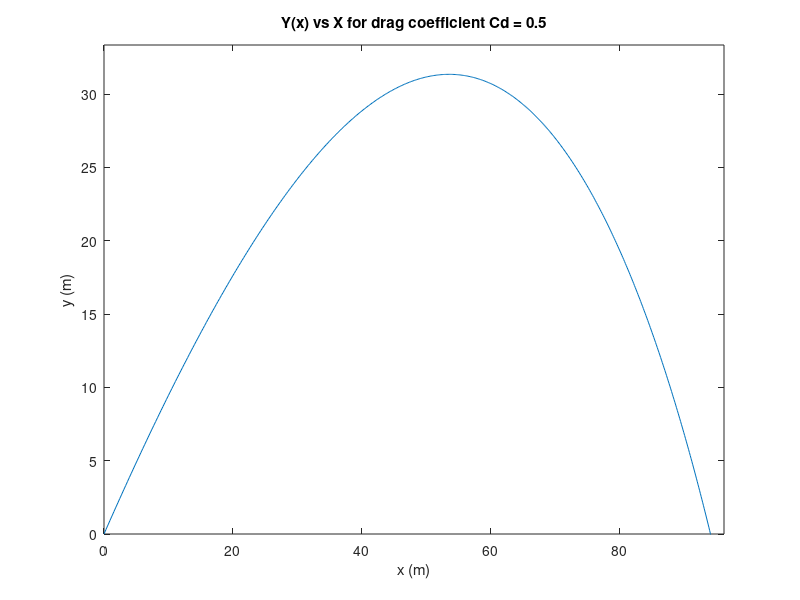
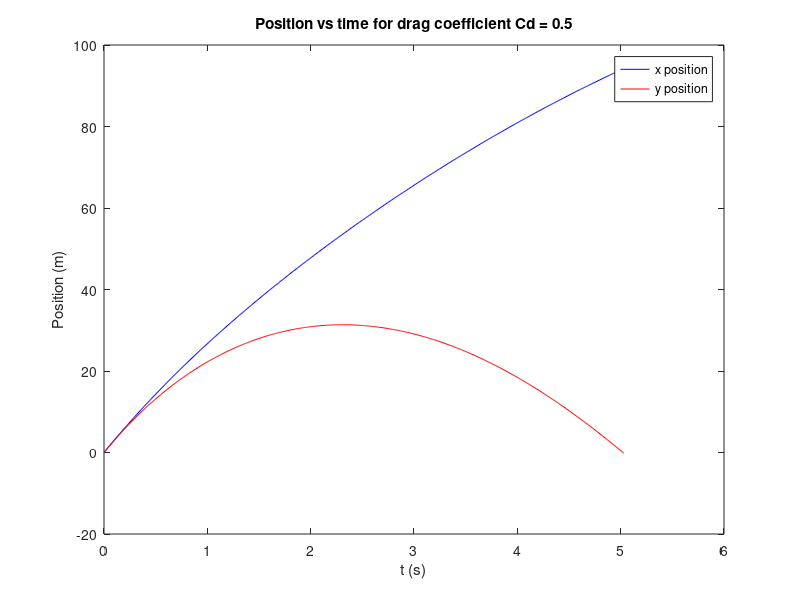
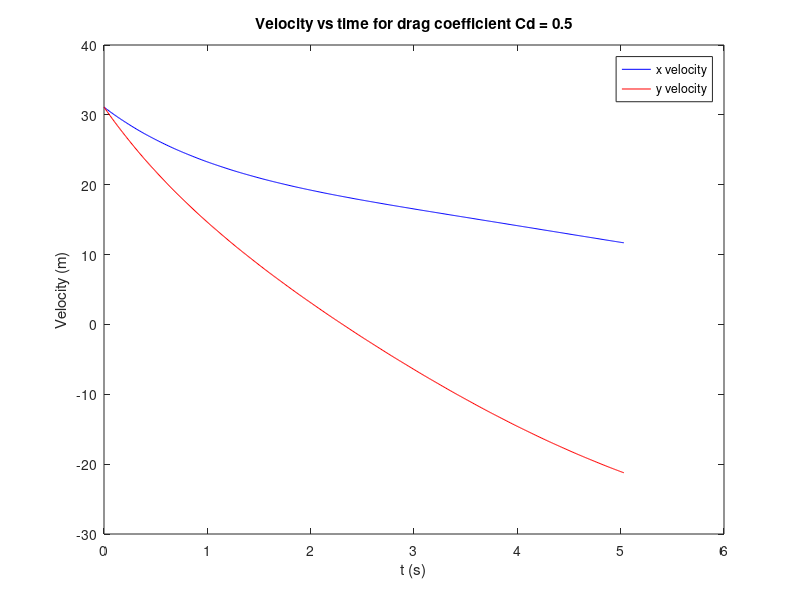

Source code (MATLAB) for these figures, in order:
%balistic2D.m

%model ballistic motion with (vector) drag force is:

%F(drag) = -(1/2) * rho * Cd * A * (abs(v)^2) * vhat
        %where vhat is a unit vector in v direction
clear
clc

%% Set Parameters
Cd = 0.5; %Drag coefficent
R = 36e-3; %radius of baseball in m
m = 150e-3; %mass in kg
rho = 1.225; %density of air in kg/m^3
g = 9.81; %gravitational constant in m/s^2
v0 = 44; %initial speed in m/s
theta = 45; %launch angle in degrees

%% set initial conditions

%initial position
x0 = 0;
y0 = 0;

%set initial velocity
vx0 = v0*cosd(theta);
vy0 = v0*sind(theta);

%% Initialize arrays

%set timestep
deltat = 0.01; %seconds
t(1) = 0; %time array
x(1) = x0; %x position array
y(1) = y0; %y position array
vx(1) = vx0; %x velocity array
vy(1) = vy0; %y velocity array

%% Set up a WHILE loop for the Verlet method

%set loop variable
it = 1;

%set up logical variable for WHILE loop condition
finished = false;

while ~finished
    %find the new time
    t(it+1) = t(it) + deltat;
    
    %Find drag force in the x and y directions at the time halfway between
    %t(it+1) and t(it)
    vmag = sqrt(vx(it)^2 + vy(it)^2);
    
    %Find unit vector direction of the velocity -- array of length 2
    vhat = [vx(it),vy(it)]/vmag;
    
    %Find the drag force as a vector
    Fdrag = (-0.5*rho*Cd*(pi*R^2)*vmag^2)*vhat;
    
    %Find the x and y components of drag
    FdragX = Fdrag(1);
    FdragY = Fdrag(2);
    
    %Find the velocity in x and y at the time halfway between t(it+1) and
    %t(it)
    vhalfx = vx(it) + (FdragX/m)*0.5*deltat;
    vhalfy = vy(it) + (-g + FdragY/m)*0.5*deltat;
    
    %Use the vhalfx and vhalfy to find the new position in x and y
    x(it+1) = x(it) + vhalfx*deltat;
    y(it+1) = y(it) + vhalfy*deltat;
    
    %evalulate force and acceleration at the halfway time
    vmag = sqrt(vhalfx^2 + vhalfy^2);
    
    %Find the unit vector direction of the velocity 
    vhat = [vhalfx,vhalfy]/m;
    
    %Find the drag force as a vector
    Fdrag = (-0.5*rho*Cd*(pi*R^2)*vmag^2)*vhat;
    
    %Find the x and y components of drag
    Fdragx = Fdrag(1);
    Fdragy = Fdrag(2);
    
    %Find the velocity in x and y
    vx(it+1) = vhalfx + (FdragX/m)*0.5*deltat;
    vy(it+1) = vhalfy + (-g + FdragY/m)*0.5*deltat;
    
    % Check to see if we have hit the ground
    if y(it+1) <= 0
        % ball has hit the ground
        finished = true;
        Nt = it;
    end
   
    % remember to inrement it
    it = it + 1;   
end

% Find xmax and ymax
xmax = max(x); % finds the maximum x distance
ymax = max(y); % finds the maximum y distance

% Plot results
plot(x,y)
xlabel('x (m)');
ylabel('y (m)');
title(['Y(x) vs X for drag coefficient Cd = ',num2str(Cd)]);
axis([0 xmax+2 0 ymax+2]);

figure
plot(t,x,'b',t,y,'r')
xlabel('t (s)');
ylabel('Position (m)');
legend('x position','y position');
title(['Position vs time for drag coefficient Cd = ',num2str(Cd)]);

figure
plot(t,vx,'b',t,vy,'r')
xlabel('t (s)');
ylabel('Velocity (m)');
legend('x velocity','y velocity');
title(['Velocity vs time for drag coefficient Cd = ',num2str(Cd)]);
